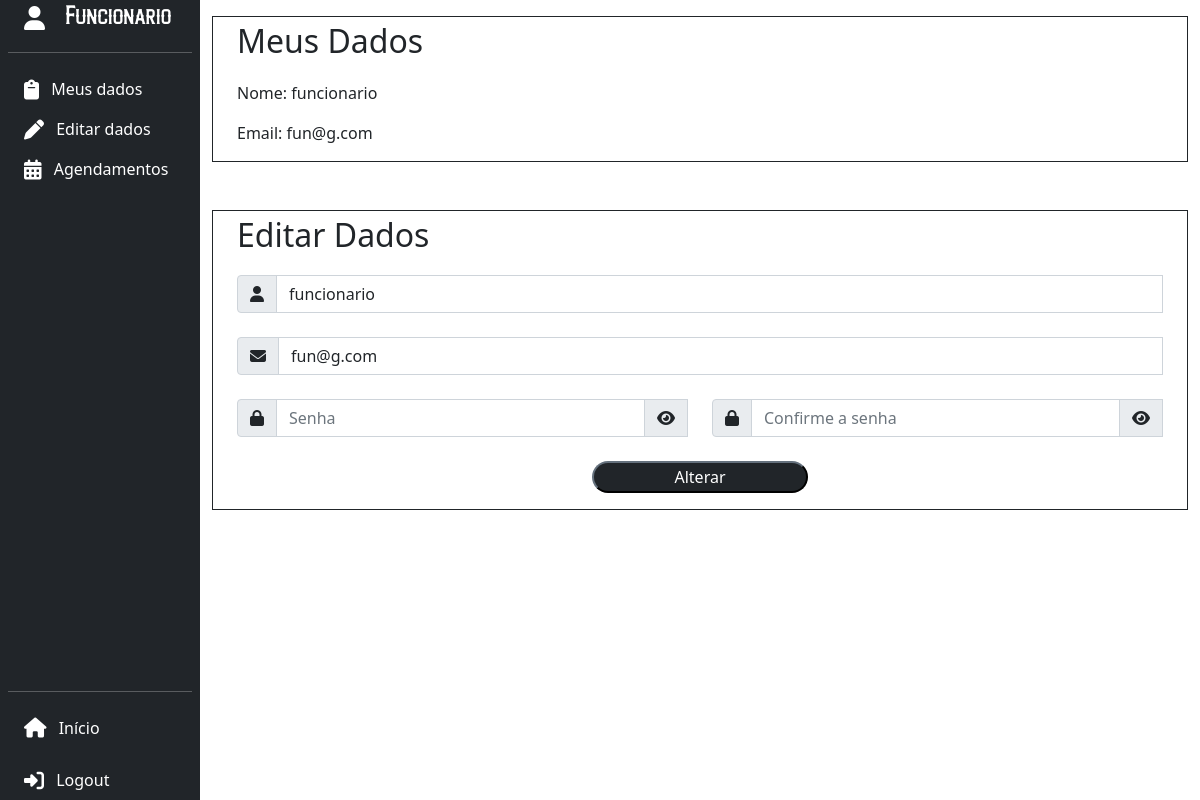
The page /php/perfilfuncionario.php (signed in) on the database its author committed.
### tables this page shows
CREATE TABLE funcionario ( 
    id_funcionario int NOT NULL AUTO_INCREMENT, 
    nome varchar(100) NOT NULL, 
    email varchar(100) NOT NULL, 
    senha varchar(255) NOT NULL, 
    primary key(id_funcionario) 
);

### php/perfilfuncionario.php (the view, shortened to what this page needs)
<?php
    include "../sql/conectamysqlcdb.php";
    $id = $_SESSION['funcionario'];
    $sql1 = "SELECT nome, email, senha FROM funcionario WHERE id_funcionario ='$id'";
    $resfuncionario = mysqli_query($mysqli, $sql1);
    $funcionario = mysqli_fetch_array($resfuncionario);
?>
<html>
    <head>
        <link rel="stylesheet" type="text/css" href="../css/style.css">
        <link href="https://cdn.jsdelivr.net/npm/bootstrap@5.0.0/dist/css/bootstrap.min.css" rel="stylesheet" >
    </head>
    <body>
    <div class="container-fluid">
        <div class="row flex-nowrap">
            <div class="col-auto col-md-3 col-xl-2 px-sm-2 px-0 bg-dark">
                <div class="d-flex flex-column text-white min-vh-100 sticky-top">
                    <a href="" class="align-items-center mb-3 mb-md-0 me-md-auto text-white text-decoration-none">
                        <i class="fas fa-user fa-xl ms-3 me-3 d-none d-md-inline-block"></i>
                        <span class="fs-4 fontecdb d-none d-md-inline-block">Funcionario</span>
                    </a>
                    <hr class="d-none d-md-inline-block">
                    <ul class="nav nav-pills flex-column mb-auto">
                    <li class="nav-item">
                        <a href="#dados" class="nav-link text-white" aria-current="page">
                            <i class="fa-solid fa-clipboard fa-lg me-2" ></i>
                            <span class="fs-6 d-none d-md-inline-block"> Meus dados</span>
                        </a>
                    </li>
                    <li>
                        <a href="#alterardados" class="nav-link text-white">
                            <i class="fa-solid fa-pen fa-lg me-2" ></i>
                            <span class="fs-6 d-none d-md-inline-block">Editar dados</span>
                        </a>
                    </li>
                    <li>
                        <a href="#" class="nav-link text-white">
                            <i class="fa-solid fa-calendar-days fa-lg me-2" ></i>
                            <span class="fs-6 d-none d-md-inline-block"> Agendamentos</span>
                        </a>
                    </li>
                    </ul>
                    <hr>
                    <a href="mainpage.php" class="nav-link text-white">
                        <i class="fa-solid fa-home fa-lg me-2" ></i>
                        <span class="fs-6 d-none d-md-inline-block">Início</span>
                    </a>
                    <a href="logout.php" class="nav-link text-white">
                        <i class="fa-solid fa-right-to-bracket fa-lg mb-1 me-2 mt-4" ></i>
                        <span class="fs-6 d-none d-md-inline-block">Logout</span>
                    </a>
                    </div>
                </div>
            <div class="col py-3">
                <div class="container border border-dark" id="dados">
                    <p class="fs-2">Meus Dados</p>
                    <?php
                        echo "<p>Nome: ".$funcionario["nome"]."</p>";
                        echo "<p>Email: ".$funcionario["email"]."</p>";
                    ?>
                </div>
                <div class="container border border-dark mt-5" id="alterardados">
                    <p class="fs-2">Editar Dados</p>
                    <form action="editlog.php" method="POST" class="needs-validation" novalidate>
                        <div class="form-row">
                            <div class="form-group col">
                                <div class="input-group mt-2">
                                    <span class="input-group-text"><i class="fa-solid fa-user"></i></span>
                                    <input type="text" class="form-control" id="nome" name="nome" value="<?php echo $funcionario['nome'];?>" required>
                                </div>
                            </div>
                            <div class="form-group col">
                                <div class="input-group mt-4">
                                    <span class="input-group-text"><i class="fas fa-envelope"></i></span>
                                    <input type="email" class="form-control" id="emailalterar" name="emailalterar" value="<?php echo $funcionario['email'];?>" required>
                                </div>
                            </div>
                        </div>
                        <div class="row">
                          <div class="col-6">
                            <div class="input-group mt-4">
                                <span class="input-group-text"><i class="fas fa-lock"></i></span>
                                <input type="password" class="form-control" id="senhaalterar" name="senhaalterar" placeholder="Senha" required>
                                <span class="input-group-text" onclick="passwordedit_show_hide();">
                                <i class="fas fa-eye" id="show_eye4"></i>
                                </span>
                            </div>
                          </div>
                          <div class="col-6">
                            <div class="input-group mt-4">
                                <span class="input-group-text"><i class="fas fa-lock"></i></span>
                                <input type="password" class="form-control" id="confirmasenhaalterar" name="confirmasenhaalterar" placeholder="Confirme a senha" required>
                                <span class="input-group-text" onclick="passwordedit2_show_hide();">
                                <i class="fas fa-eye" id="show_eye5"></i>
                                </span>
                            </div>
                          </div>
                        </div>
                        <div class="text-center mt-4">
                            <button type="submit" class="botaoinput btn-dark" >Alterar</button>
                        </div>
                    </form>
                </div>
            </div>
        </div>
    </body>
</html>

### css/style.css (style rules this page uses)
.fontecdb { font-family: 'logofont'; }
body { font-size: 100%; }
.botaoinput { border-radius: 70px; padding: 2px 80px; }

### rows shown on the page
funcionario: nome "funcionario", email "fun@g.com", emailalterar "fun@g.com"
